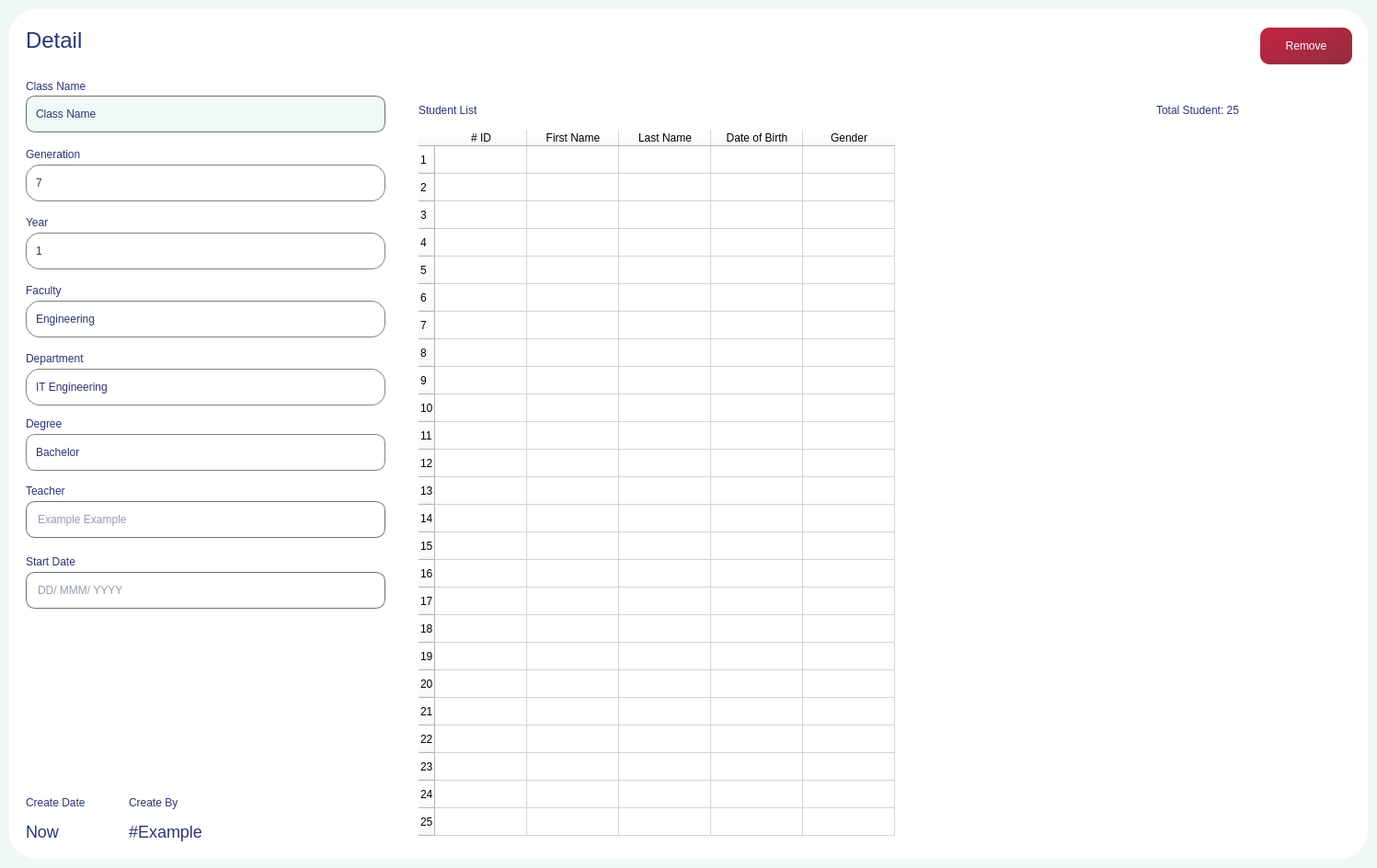
<?xml version="1.0" encoding="UTF-8"?>
<ui version="4.0">
 <class>class_panel_detail</class>
 <widget class="QDialog" name="class_panel_detail">
  <property name="geometry">
   <rect>
    <x>0</x>
    <y>0</y>
    <width>1497</width>
    <height>944</height>
   </rect>
  </property>
  <property name="minimumSize">
   <size>
    <width>1497</width>
    <height>944</height>
   </size>
  </property>
  <property name="maximumSize">
   <size>
    <width>1497</width>
    <height>944</height>
   </size>
  </property>
  <property name="windowTitle">
   <string>Detail</string>
  </property>
  <property name="windowIcon">
   <iconset resource="image.qrc">
    <normaloff>:/logo/image/people-fill.svg</normaloff>:/logo/image/people-fill.svg</iconset>
  </property>
  <property name="styleSheet">
   <string notr="true">background-color: rgb(239, 248, 247);</string>
  </property>
  <widget class="QFrame" name="frame_background">
   <property name="geometry">
    <rect>
     <x>10</x>
     <y>10</y>
     <width>1477</width>
     <height>924</height>
    </rect>
   </property>
   <property name="minimumSize">
    <size>
     <width>1477</width>
     <height>924</height>
    </size>
   </property>
   <property name="maximumSize">
    <size>
     <width>1477</width>
     <height>924</height>
    </size>
   </property>
   <property name="styleSheet">
    <string notr="true">background-color: rgb(255, 255, 255);
border-radius:30px;</string>
   </property>
   <property name="frameShape">
    <enum>QFrame::StyledPanel</enum>
   </property>
   <property name="frameShadow">
    <enum>QFrame::Raised</enum>
   </property>
   <widget class="QLabel" name="label_3">
    <property name="geometry">
     <rect>
      <x>18</x>
      <y>150</y>
      <width>64</width>
      <height>16</height>
     </rect>
    </property>
    <property name="styleSheet">
     <string notr="true">color: rgb(43, 53, 114);
font: 12px &quot;Nunito&quot;;</string>
    </property>
    <property name="text">
     <string>Generation</string>
    </property>
   </widget>
   <widget class="QLabel" name="label_8">
    <property name="geometry">
     <rect>
      <x>18</x>
      <y>516</y>
      <width>64</width>
      <height>16</height>
     </rect>
    </property>
    <property name="styleSheet">
     <string notr="true">color: rgb(43, 53, 114);
font: 12px &quot;Nunito&quot;;</string>
    </property>
    <property name="text">
     <string>Teacher</string>
    </property>
   </widget>
   <widget class="QLabel" name="label_2">
    <property name="geometry">
     <rect>
      <x>18</x>
      <y>76</y>
      <width>221</width>
      <height>16</height>
     </rect>
    </property>
    <property name="styleSheet">
     <string notr="true">color: rgb(43, 53, 114);
font: 12px &quot;Nunito&quot;;</string>
    </property>
    <property name="text">
     <string>Class Name</string>
    </property>
   </widget>
   <widget class="QComboBox" name="comboBox_5">
    <property name="geometry">
     <rect>
      <x>18</x>
      <y>317</y>
      <width>391</width>
      <height>40</height>
     </rect>
    </property>
    <property name="styleSheet">
     <string notr="true">QComboBox { 
    border: 1px solid gray; 
    border-radius: 15px; 
    padding: 1px 18px 1px 10px; 
    min-width: 6em; 
font: 12pt &quot;Roboto&quot;; 
color: rgb(43, 53, 114); 
} 
 
QComboBox:editable { 
    background: white; 
} 
 
QComboBox:!editable, QComboBox::drop-down:editable { 
     background-color:#fff; 
 font: 12pt &quot;Roboto&quot;; 
 color: rgb(43, 53, 114); 
} 
 
/* QComboBox gets the &quot;on&quot; state when the popup is open */ 
QComboBox:!editable:on, QComboBox::drop-down:editable:on { 
       background-color:#fff; 
} 
 
QComboBox:on { /* shift the text when the popup opens */ 
 font: 12pt &quot;Roboto&quot;; 
 color: rgb(43, 53, 114); 
} 
 
QComboBox::drop-down { 
    subcontrol-origin: padding; 
    subcontrol-position: top right; 
    width: 15px; 
 font: 12pt &quot;Roboto&quot;; 
 color: rgb(43, 53, 114); 
    border-left-width: 1px; 
    border-left-color: darkgray; 
  
    border-top-right-radius: 3px; /* same radius as the QComboBox */ 
    border-bottom-right-radius: 3px; 
} 
 
QComboBox::down-arrow { 
    padding-right:13px; 
 image: url(:/logo/image/caret-down-fill.png); 
} 
 
QComboBox::down-arrow:on { /* shift the arrow when popup is open */ 
    top: 1px; 
    left: 1px; 
}
</string>
    </property>
    <item>
     <property name="text">
      <string>Engineering</string>
     </property>
    </item>
    <item>
     <property name="text">
      <string>Example 1</string>
     </property>
    </item>
    <item>
     <property name="text">
      <string>Example 2</string>
     </property>
    </item>
    <item>
     <property name="text">
      <string>Example 3</string>
     </property>
    </item>
   </widget>
   <widget class="QLabel" name="label_6">
    <property name="geometry">
     <rect>
      <x>18</x>
      <y>298</y>
      <width>64</width>
      <height>16</height>
     </rect>
    </property>
    <property name="styleSheet">
     <string notr="true">color: rgb(43, 53, 114);
font: 12px &quot;Nunito&quot;;</string>
    </property>
    <property name="text">
     <string>Faculty</string>
    </property>
   </widget>
   <widget class="QLabel" name="label_7">
    <property name="geometry">
     <rect>
      <x>18</x>
      <y>372</y>
      <width>131</width>
      <height>16</height>
     </rect>
    </property>
    <property name="styleSheet">
     <string notr="true">color: rgb(43, 53, 114);
font: 12px &quot;Nunito&quot;;</string>
    </property>
    <property name="text">
     <string>Department</string>
    </property>
   </widget>
   <widget class="QLabel" name="label_4">
    <property name="geometry">
     <rect>
      <x>18</x>
      <y>224</y>
      <width>64</width>
      <height>16</height>
     </rect>
    </property>
    <property name="styleSheet">
     <string notr="true">color: rgb(43, 53, 114);
font: 12px &quot;Nunito&quot;;</string>
    </property>
    <property name="text">
     <string>Year</string>
    </property>
   </widget>
   <widget class="QPushButton" name="pushButton">
    <property name="geometry">
     <rect>
      <x>18</x>
      <y>94</y>
      <width>391</width>
      <height>40</height>
     </rect>
    </property>
    <property name="minimumSize">
     <size>
      <width>391</width>
      <height>40</height>
     </size>
    </property>
    <property name="maximumSize">
     <size>
      <width>391</width>
      <height>40</height>
     </size>
    </property>
    <property name="styleSheet">
     <string notr="true">background-color: #f0f9f8;
border: 1px solid #707070;
border-radius: 10px;
color: #2B3572;
padding-left: 10px;
text-align: left;
font: 18px &quot;Nunito&quot;;
</string>
    </property>
    <property name="text">
     <string>Class Name</string>
    </property>
   </widget>
   <widget class="QComboBox" name="comboBox">
    <property name="enabled">
     <bool>true</bool>
    </property>
    <property name="geometry">
     <rect>
      <x>18</x>
      <y>169</y>
      <width>391</width>
      <height>40</height>
     </rect>
    </property>
    <property name="styleSheet">
     <string notr="true">QComboBox { 
    border: 1px solid gray; 
    border-radius: 15px; 
    padding: 1px 18px 1px 10px; 
    min-width: 6em; 
font: 12pt &quot;Roboto&quot;; 
color: rgb(43, 53, 114); 
} 
 
QComboBox:editable { 
    background: white; 
} 
 
QComboBox:!editable, QComboBox::drop-down:editable { 
     background-color:#fff; 
 font: 12pt &quot;Roboto&quot;; 
 color: rgb(43, 53, 114); 
} 
 
/* QComboBox gets the &quot;on&quot; state when the popup is open */ 
QComboBox:!editable:on, QComboBox::drop-down:editable:on { 
       background-color:#fff; 
} 
 
QComboBox:on { /* shift the text when the popup opens */ 
 font: 12pt &quot;Roboto&quot;; 
 color: rgb(43, 53, 114); 
} 
 
QComboBox::drop-down { 
    subcontrol-origin: padding; 
    subcontrol-position: top right; 
    width: 15px; 
 font: 12pt &quot;Roboto&quot;; 
 color: rgb(43, 53, 114); 
    border-left-width: 1px; 
    border-left-color: darkgray; 
  
    border-top-right-radius: 3px; /* same radius as the QComboBox */ 
    border-bottom-right-radius: 3px; 
} 
 
QComboBox::down-arrow { 
    padding-right:13px; 
 image: url(:/logo/image/caret-down-fill.png); 
} 
 
QComboBox::down-arrow:on { /* shift the arrow when popup is open */ 
    top: 1px; 
    left: 1px; 
}
</string>
    </property>
    <item>
     <property name="text">
      <string>7</string>
     </property>
    </item>
    <item>
     <property name="text">
      <string>6</string>
     </property>
    </item>
    <item>
     <property name="text">
      <string>5</string>
     </property>
    </item>
    <item>
     <property name="text">
      <string>4</string>
     </property>
    </item>
    <item>
     <property name="text">
      <string>3</string>
     </property>
    </item>
    <item>
     <property name="text">
      <string>2</string>
     </property>
    </item>
    <item>
     <property name="text">
      <string>1</string>
     </property>
    </item>
   </widget>
   <widget class="QLabel" name="label">
    <property name="geometry">
     <rect>
      <x>18</x>
      <y>18</y>
      <width>73</width>
      <height>32</height>
     </rect>
    </property>
    <property name="styleSheet">
     <string notr="true">color: rgb(43, 53, 114);
font-size: 24px;</string>
    </property>
    <property name="text">
     <string>Detail</string>
    </property>
   </widget>
   <widget class="QComboBox" name="comboBox_2">
    <property name="geometry">
     <rect>
      <x>18</x>
      <y>243</y>
      <width>391</width>
      <height>40</height>
     </rect>
    </property>
    <property name="styleSheet">
     <string notr="true">QComboBox { 
    border: 1px solid gray; 
    border-radius: 15px; 
    padding: 1px 18px 1px 10px; 
    min-width: 6em; 
font: 12pt &quot;Roboto&quot;; 
color: rgb(43, 53, 114); 
} 
 
QComboBox:editable { 
    background: white; 
} 
 
QComboBox:!editable, QComboBox::drop-down:editable { 
     background-color:#fff; 
 font: 12pt &quot;Roboto&quot;; 
 color: rgb(43, 53, 114); 
} 
 
/* QComboBox gets the &quot;on&quot; state when the popup is open */ 
QComboBox:!editable:on, QComboBox::drop-down:editable:on { 
       background-color:#fff; 
} 
 
QComboBox:on { /* shift the text when the popup opens */ 
 font: 12pt &quot;Roboto&quot;; 
 color: rgb(43, 53, 114); 
} 
 
QComboBox::drop-down { 
    subcontrol-origin: padding; 
    subcontrol-position: top right; 
    width: 15px; 
 font: 12pt &quot;Roboto&quot;; 
 color: rgb(43, 53, 114); 
    border-left-width: 1px; 
    border-left-color: darkgray; 
  
    border-top-right-radius: 3px; /* same radius as the QComboBox */ 
    border-bottom-right-radius: 3px; 
} 
 
QComboBox::down-arrow { 
    padding-right:13px; 
 image: url(:/logo/image/caret-down-fill.png); 
} 
 
QComboBox::down-arrow:on { /* shift the arrow when popup is open */ 
    top: 1px; 
    left: 1px; 
}
</string>
    </property>
    <item>
     <property name="text">
      <string>1</string>
     </property>
    </item>
    <item>
     <property name="text">
      <string>2</string>
     </property>
    </item>
    <item>
     <property name="text">
      <string>3</string>
     </property>
    </item>
    <item>
     <property name="text">
      <string>4</string>
     </property>
    </item>
   </widget>
   <widget class="QComboBox" name="comboBox_3">
    <property name="geometry">
     <rect>
      <x>18</x>
      <y>391</y>
      <width>391</width>
      <height>40</height>
     </rect>
    </property>
    <property name="styleSheet">
     <string notr="true">QComboBox { 
    border: 1px solid gray; 
    border-radius: 15px; 
    padding: 1px 18px 1px 10px; 
    min-width: 6em; 
font: 12pt &quot;Roboto&quot;; 
color: rgb(43, 53, 114); 
} 
 
QComboBox:editable { 
    background: white; 
} 
 
QComboBox:!editable, QComboBox::drop-down:editable { 
     background-color:#fff; 
 font: 12pt &quot;Roboto&quot;; 
 color: rgb(43, 53, 114); 
} 
 
/* QComboBox gets the &quot;on&quot; state when the popup is open */ 
QComboBox:!editable:on, QComboBox::drop-down:editable:on { 
       background-color:#fff; 
} 
 
QComboBox:on { /* shift the text when the popup opens */ 
 font: 12pt &quot;Roboto&quot;; 
 color: rgb(43, 53, 114); 
} 
 
QComboBox::drop-down { 
    subcontrol-origin: padding; 
    subcontrol-position: top right; 
    width: 15px; 
 font: 12pt &quot;Roboto&quot;; 
 color: rgb(43, 53, 114); 
    border-left-width: 1px; 
    border-left-color: darkgray; 
  
    border-top-right-radius: 3px; /* same radius as the QComboBox */ 
    border-bottom-right-radius: 3px; 
} 
 
QComboBox::down-arrow { 
    padding-right:13px; 
 image: url(:/logo/image/caret-down-fill.png); 
} 
 
QComboBox::down-arrow:on { /* shift the arrow when popup is open */ 
    top: 1px; 
    left: 1px; 
}
</string>
    </property>
    <item>
     <property name="text">
      <string>IT Engineering</string>
     </property>
    </item>
    <item>
     <property name="text">
      <string>TE Engineering</string>
     </property>
    </item>
    <item>
     <property name="text">
      <string>Bio Engineering</string>
     </property>
    </item>
    <item>
     <property name="text">
      <string>Example 1</string>
     </property>
    </item>
    <item>
     <property name="text">
      <string>Example 2</string>
     </property>
    </item>
   </widget>
   <widget class="QComboBox" name="comboBox_4">
    <property name="geometry">
     <rect>
      <x>18</x>
      <y>462</y>
      <width>391</width>
      <height>40</height>
     </rect>
    </property>
    <property name="styleSheet">
     <string notr="true">QComboBox { 
    border: 1px solid gray; 
    border-radius: 10px; 
    padding: 1px 18px 1px 10px; 
    min-width: 6em; 
font: 12pt &quot;Roboto&quot;; 
color: rgb(43, 53, 114); 
} 
 
QComboBox:editable { 
    background: white; 
} 
 
QComboBox:!editable, QComboBox::drop-down:editable { 
     background-color:#fff; 
 font: 12pt &quot;Roboto&quot;; 
 color: rgb(43, 53, 114); 
} 
 
/* QComboBox gets the &quot;on&quot; state when the popup is open */ 
QComboBox:!editable:on, QComboBox::drop-down:editable:on { 
       background-color:#fff; 
} 
 
QComboBox:on { /* shift the text when the popup opens */ 
 font: 12pt &quot;Roboto&quot;; 
 color: rgb(43, 53, 114); 
} 
 
QComboBox::drop-down { 
    subcontrol-origin: padding; 
    subcontrol-position: top right; 
    width: 15px; 
 font: 12pt &quot;Roboto&quot;; 
 color: rgb(43, 53, 114); 
    border-left-width: 1px; 
    border-left-color: darkgray; 
  
    border-top-right-radius: 3px; /* same radius as the QComboBox */ 
    border-bottom-right-radius: 3px; 
} 
 
QComboBox::down-arrow { 
    padding-right:13px; 
 image: url(:/logo/image/caret-down-fill.png); 
} 
 
QComboBox::down-arrow:on { /* shift the arrow when popup is open */ 
    top: 1px; 
    left: 1px; 
}
</string>
    </property>
    <item>
     <property name="text">
      <string>Bachelor</string>
     </property>
    </item>
    <item>
     <property name="text">
      <string>Master</string>
     </property>
    </item>
    <item>
     <property name="text">
      <string>PhD</string>
     </property>
    </item>
   </widget>
   <widget class="QLabel" name="label_9">
    <property name="geometry">
     <rect>
      <x>18</x>
      <y>593</y>
      <width>111</width>
      <height>16</height>
     </rect>
    </property>
    <property name="styleSheet">
     <string notr="true">color: rgb(43, 53, 114);
font: 12px &quot;Nunito&quot;;</string>
    </property>
    <property name="text">
     <string>Start Date</string>
    </property>
   </widget>
   <widget class="QLabel" name="label_5">
    <property name="geometry">
     <rect>
      <x>18</x>
      <y>443</y>
      <width>64</width>
      <height>16</height>
     </rect>
    </property>
    <property name="styleSheet">
     <string notr="true">color: rgb(43, 53, 114);
font: 12px &quot;Nunito&quot;;</string>
    </property>
    <property name="text">
     <string>Degree</string>
    </property>
   </widget>
   <widget class="QLineEdit" name="lineEdit">
    <property name="geometry">
     <rect>
      <x>18</x>
      <y>535</y>
      <width>391</width>
      <height>40</height>
     </rect>
    </property>
    <property name="styleSheet">
     <string notr="true">background-color: #ffffff;
border: 1px solid #707070;
border-radius: 10px;
color: #2B3572;
padding: 1px 18px 1px 10px;
font: 18px &quot;Nunito&quot;;</string>
    </property>
    <property name="placeholderText">
     <string>Example Example</string>
    </property>
   </widget>
   <widget class="QLineEdit" name="lineEdit_2">
    <property name="geometry">
     <rect>
      <x>18</x>
      <y>612</y>
      <width>391</width>
      <height>40</height>
     </rect>
    </property>
    <property name="styleSheet">
     <string notr="true">background-color: #ffffff;
border: 1px solid #707070;
border-radius: 10px;
color: #2B3572;
padding: 1px 18px 1px 10px;
font: 18px &quot;Nunito&quot;;</string>
    </property>
    <property name="placeholderText">
     <string>DD/ MMM/ YYYY</string>
    </property>
   </widget>
   <widget class="QLabel" name="label_11">
    <property name="geometry">
     <rect>
      <x>130</x>
      <y>855</y>
      <width>64</width>
      <height>16</height>
     </rect>
    </property>
    <property name="styleSheet">
     <string notr="true">color: rgb(43, 53, 114);
font: 12px &quot;Nunito&quot;;</string>
    </property>
    <property name="text">
     <string>Create By</string>
    </property>
   </widget>
   <widget class="QLabel" name="label_10">
    <property name="geometry">
     <rect>
      <x>18</x>
      <y>855</y>
      <width>64</width>
      <height>16</height>
     </rect>
    </property>
    <property name="styleSheet">
     <string notr="true">color: rgb(43, 53, 114);
font: 12px &quot;Nunito&quot;;</string>
    </property>
    <property name="text">
     <string>Create Date</string>
    </property>
   </widget>
   <widget class="QLabel" name="label_12">
    <property name="geometry">
     <rect>
      <x>18</x>
      <y>882</y>
      <width>38</width>
      <height>24</height>
     </rect>
    </property>
    <property name="styleSheet">
     <string notr="true">color: rgb(43, 53, 114);
font-size: 18px;</string>
    </property>
    <property name="text">
     <string>Now</string>
    </property>
   </widget>
   <widget class="QLabel" name="label_13">
    <property name="geometry">
     <rect>
      <x>130</x>
      <y>882</y>
      <width>122</width>
      <height>24</height>
     </rect>
    </property>
    <property name="styleSheet">
     <string notr="true">color: rgb(43, 53, 114);
font-size: 18px;</string>
    </property>
    <property name="text">
     <string>#Example</string>
    </property>
   </widget>
   <widget class="QFrame" name="frame_stu_list">
    <property name="geometry">
     <rect>
      <x>427</x>
      <y>76</y>
      <width>1032</width>
      <height>830</height>
     </rect>
    </property>
    <property name="styleSheet">
     <string notr="true">background-color: rgb(255, 255, 255);
border-radius:30px;</string>
    </property>
    <property name="frameShape">
     <enum>QFrame::StyledPanel</enum>
    </property>
    <property name="frameShadow">
     <enum>QFrame::Raised</enum>
    </property>
    <widget class="QLabel" name="label_14">
     <property name="geometry">
      <rect>
       <x>18</x>
       <y>18</y>
       <width>134</width>
       <height>32</height>
      </rect>
     </property>
     <property name="styleSheet">
      <string notr="true">font: 75 24px &quot;Nunito&quot;;
color: rgb(43, 53, 114);</string>
     </property>
     <property name="text">
      <string>Student List</string>
     </property>
    </widget>
    <widget class="QTableWidget" name="tableWidget">
     <property name="geometry">
      <rect>
       <x>18</x>
       <y>55</y>
       <width>958</width>
       <height>775</height>
      </rect>
     </property>
     <property name="styleSheet">
      <string notr="true">QWidget
{
    background-color: #fff;
    color: #000;
	color: rgb(43, 53, 114);
	font: 8pt &quot;Roboto&quot;;
}

QHeaderView::section
{
    background-color: #f0f9f8;
    font-size: 14pt;
    border-style: none;
    border-bottom: 1px solid #fffff8;
    border-right: 1px solid #fffff8;
}

QHeaderView::section:horizontal
{

}

QHeaderView::section:vertical
{

}
*/

QHeaderView::section
{
    background-color: #FCFCFC;
    padding: 4px;
    font: italic large &quot;Times New Roman&quot;;
    border-style: none;
    border-bottom: 1px solid #BCBCBC;
    border-right: 1px solid  #BCBCBC;
}

QHeaderView::section:checked
{
    background-color: #009507;
    font: bold italic;
}

QTableView
{

    font-size: 12pt;
    font: bold italic large &quot;Times New Roman&quot;;
}

QTableView QTableCornerButton::section
{
    background-color: #FCFCFC;
    border: 1px solid #BCBCBC;
}

QTableView::item::selected
{
    selection-background-color: #E6FFBF;
    selection-color:black;
}

QTableView::item::hover
{
    background-color: #C8EDFF;
    selection-color:black;
}</string>
     </property>
     <row>
      <property name="text">
       <string>1</string>
      </property>
     </row>
     <row>
      <property name="text">
       <string>2</string>
      </property>
     </row>
     <row>
      <property name="text">
       <string>3</string>
      </property>
     </row>
     <row>
      <property name="text">
       <string>4</string>
      </property>
     </row>
     <row>
      <property name="text">
       <string>5</string>
      </property>
     </row>
     <row>
      <property name="text">
       <string>6</string>
      </property>
     </row>
     <row>
      <property name="text">
       <string>7</string>
      </property>
     </row>
     <row>
      <property name="text">
       <string>8</string>
      </property>
     </row>
     <row>
      <property name="text">
       <string>9</string>
      </property>
     </row>
     <row>
      <property name="text">
       <string>10</string>
      </property>
     </row>
     <row>
      <property name="text">
       <string>11</string>
      </property>
     </row>
     <row>
      <property name="text">
       <string>12</string>
      </property>
     </row>
     <row>
      <property name="text">
       <string>13</string>
      </property>
     </row>
     <row>
      <property name="text">
       <string>14</string>
      </property>
     </row>
     <row>
      <property name="text">
       <string>15</string>
      </property>
     </row>
     <row>
      <property name="text">
       <string>16</string>
      </property>
     </row>
     <row>
      <property name="text">
       <string>17</string>
      </property>
     </row>
     <row>
      <property name="text">
       <string>18</string>
      </property>
     </row>
     <row>
      <property name="text">
       <string>19</string>
      </property>
     </row>
     <row>
      <property name="text">
       <string>20</string>
      </property>
     </row>
     <row>
      <property name="text">
       <string>21</string>
      </property>
     </row>
     <row>
      <property name="text">
       <string>22</string>
      </property>
     </row>
     <row>
      <property name="text">
       <string>23</string>
      </property>
     </row>
     <row>
      <property name="text">
       <string>24</string>
      </property>
     </row>
     <row>
      <property name="text">
       <string>25</string>
      </property>
     </row>
     <column>
      <property name="text">
       <string># ID</string>
      </property>
     </column>
     <column>
      <property name="text">
       <string>First Name</string>
      </property>
     </column>
     <column>
      <property name="text">
       <string>Last Name</string>
      </property>
     </column>
     <column>
      <property name="text">
       <string>Date of Birth</string>
      </property>
     </column>
     <column>
      <property name="text">
       <string>Gender</string>
      </property>
     </column>
    </widget>
    <widget class="QLabel" name="label_15">
     <property name="geometry">
      <rect>
       <x>820</x>
       <y>18</y>
       <width>160</width>
       <height>32</height>
      </rect>
     </property>
     <property name="styleSheet">
      <string notr="true">color: rgb(43, 53, 114);
font: 18px &quot;Nunito&quot;;</string>
     </property>
     <property name="text">
      <string>Total Student: 25</string>
     </property>
    </widget>
   </widget>
   <widget class="QPushButton" name="psuh_button_create_2">
    <property name="geometry">
     <rect>
      <x>1360</x>
      <y>20</y>
      <width>100</width>
      <height>40</height>
     </rect>
    </property>
    <property name="maximumSize">
     <size>
      <width>100</width>
      <height>40</height>
     </size>
    </property>
    <property name="cursor">
     <cursorShape>PointingHandCursor</cursorShape>
    </property>
    <property name="styleSheet">
     <string notr="true">background-color: qlineargradient(spread:pad, x1:0, y1:0, x2:1, y2:1, stop:0 rgba(196, 35, 66, 255), stop:1 rgba(145, 46, 64, 255));
color:#fff;
font: 12pt &quot;Roboto&quot;;
border-radius:10px;</string>
    </property>
    <property name="text">
     <string>Remove</string>
    </property>
   </widget>
  </widget>
 </widget>
 <resources>
  <include location="image.qrc"/>
 </resources>
 <connections/>
</ui>
